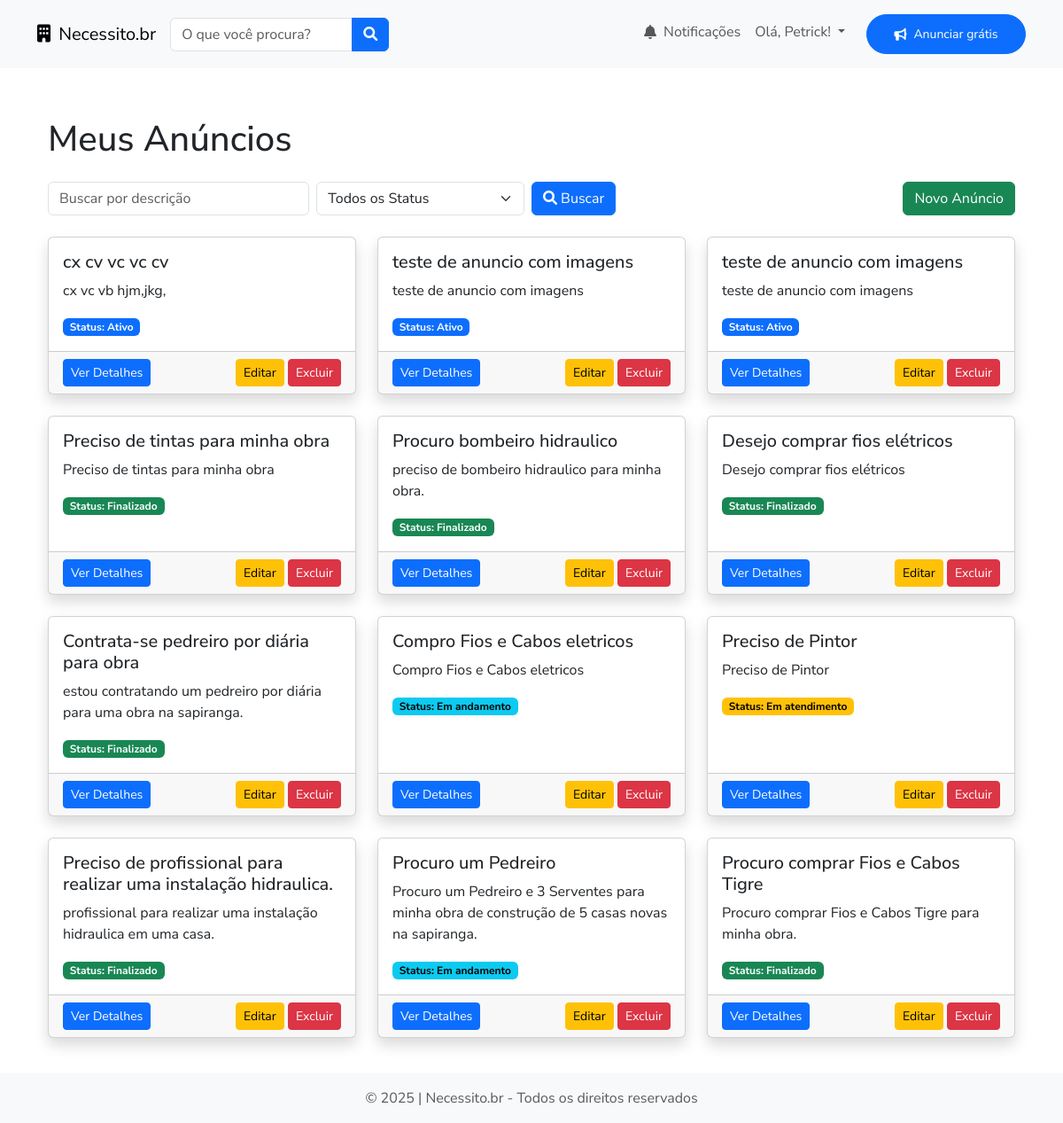
Screenshot of /necessidades/ (signed in) with the database file from the repository.
### users/models.py (models this page shows, shortened)
class User(AbstractUser):
    username = None  # Remove o campo username
    is_client = models.BooleanField(default=False)
    is_supplier = models.BooleanField(default=False)
    first_name = models.CharField(max_length=100)
    last_name = models.CharField(max_length=100)
    email = models.EmailField(unique=True, max_length=255)
    telefone = models.CharField(max_length=15, blank=True)
    data_nascimento = models.DateField(null=True, blank=True)
    endereco = models.TextField(blank=True)
    bairro = models.CharField(max_length=100, blank=True)
    cep = models.CharField(max_length=15, blank=True)
    cidade = models.CharField(max_length=100, blank=True)
    estado = models.CharField(max_length=2, blank=True)
    cpf = models.CharField(max_length=14, unique=True, null=True, blank=True)
    cnpj = models.CharField(max_length=18, unique=True, null=True, blank=True)
    preferred_categories = models.ManyToManyField(
        Categoria,
        blank=True,
        related_name='users_preferred'
    )
    comprovante_endereco = models.FileField(upload_to='comprovantes/', blank=True, null=True)
    foto = models.ImageField(upload_to='fotos_usuarios/', blank=True, null=True)
    date_joined = models.DateTimeField('date joined', auto_now_add=True)
    USERNAME_FIELD = 'email'  # Define email como identificador principal
    EMAIL_FIELD = 'email'
    REQUIRED_FIELDS = ['first_name', 'last_name']
    objects = UserManager()

### ads/models.py (models this page shows, shortened)
class Necessidade(models.Model):
    cliente = models.ForeignKey(User, on_delete=models.CASCADE, related_name="necessidades")
    categoria = models.ForeignKey(Categoria, on_delete=models.CASCADE, related_name="necessidades")
    subcategoria = models.ForeignKey(SubCategoria, on_delete=models.CASCADE, related_name="necessidades")
    titulo = models.CharField(max_length=255)
    descricao = models.TextField()
    quantidade = models.FloatField()
    medir_no_local = models.BooleanField(default=False)
    unidade = models.CharField(max_length=50, choices=[
        ('un', 'Unidade'),
        ('cx', 'Caixa'),
        ('pc', 'Peça'),
        ('kg', 'Kilograma'),
        ('m', 'Metro'),
        ('m2', 'Metro Quadrado'),
        ('m3', 'Metro Cúbico'),
        ('cm', 'Centímetro'),
        ('mm', 'Milímetro'),
        ('l', 'Litro'),
        ('g', 'Grama'),
        ('h', 'Hora'),
        ('d', 'Dia'),
        ('mês', 'Mês'),
        ('ano', 'Ano'),
        ('m²', 'Metro Quadrado'),
        ('m³', 'Metro Cúbico'),
        ('cm²', 'Centímetro Quadrado'),
        ('cm³', 'Centímetro Cúbico'),
        ('mm²', 'Milímetro Quadrado'),
        ('mm³', 'Milímetro Cúbico'),
        ('l', 'Litro'),
        ('ml', 'Mililitro'),
        ('g', 'Grama'),
        ('mg', 'Miligrama'),
        ('km', 'Quilograma'),
        ('h', 'Hora'),
        ('d', 'Dia'),
        ('mês', 'Mês'),
        ('ano', 'Ano'),
    ], default='Unidade'
    )
    marca = models.CharField(max_length=100, blank=True)
    tipo = models.CharField(max_length=100, blank=True)
    bitola = models.IntegerField(blank=True, default=0.0, help_text="Ex.: Milímetros")
    compr = models.IntegerField(blank=True, default=0.0, help_text="Ex.: Metros")
    peso = models.IntegerField(blank=True, default=0.0, help_text="Ex.: Kilogramas")
    altura = models.FloatField(blank=True, default=0.0, help_text="Ex.: Metros")
    status = models.CharField(max_length=20, choices=[
        ('ativo', 'Ativo'), # Anúncio ativo e disponível para orçamentos
        ('em_andamento', 'Em andamento'), # Anúncio com orçamento em andamento disparado após o aceite pelo anunciate.
        ('em_atendimento', 'Em atendimento'), # Anúncio com orçamento aceito pelo anunciante e pelo fornecedor.
        ('finalizado', 'Finalizado'), # Após a entrega do serviço ou produto, o anúncio é finalizado manualmente pelo anunciante.
        ('cancelado', 'Cancelado'), # Anúncio cancelado pelo anunciante.
    ], default='ativo')
    ip_usuario = models.GenericIPAddressField(blank=True, null=True, help_text="Endereço IP do usuário que cadastrou o anúncio")
    duracao = models.CharField(max_length=20, blank=True, null=True, help_text="Duração do serviço ou entrega (ex.: 7 dias, 3 horas)")
    data_criacao = models.DateTimeField(auto_now_add=True)
    modificado_em = models.DateTimeField(blank=True, null=True, auto_now=True)

### ads/views.py (the view)
# urls.py: path('necessidades/', NecessidadeListView.as_view(), name='necessidade_list'),
class NecessidadeListView(ListView):
    model = Necessidade
    template_name = 'necessidade_list.html'
    context_object_name = 'necessidades'
    def get_queryset(self):
        queryset = Necessidade.objects.filter(
            cliente=self.request.user).order_by('-data_criacao')
        search_query = self.request.GET.get('search', None)
        if search_query:
            queryset = queryset.filter(descricao__icontains=search_query)
        status_filter = self.request.GET.get('status', None)
        if status_filter:
            queryset = queryset.filter(status=status_filter)
        return queryset

### ads/templates/necessidade_list.html (shortened to what this page needs)
{% extends 'base.html' %}
{% block content %}
<div class="container">
    <h1 class="mb-4">Meus Anúncios</h1>
    <div class="row align-items-center mb-4">
      <div class="col-lg-8 col-md-8 col-sm-12">
          <form method="get" action="{% url 'necessidade_list' %}">
              <div class="row g-2">
                  <div class="col-lg-5 col-md-6 col-sm-12">
                      <div class="input-group">
                          <input type="text" class="form-control" name="search" placeholder="Buscar por descrição" value="{{ request.GET.search }}">
                      </div>
                  </div>
                  <div class="col-lg-4 col-md-6 col-sm-12">
                      <select class="form-select" name="status">
                          <option value="" {% if not request.GET.status %}selected{% endif %}>Todos os Status</option>
                      </select>
                  </div>
                  <div class="col-lg-3 col-md-12 col-sm-12">
                      <button type="submit" class="btn btn-primary">
                          <i class="fas fa-search"></i> Buscar
                      </button>
                  </div>
              </div>
          </form>
      </div>
      <div class="col-lg-4 col-md-4 col-sm-12 text-end">
          <a href="{% url 'necessidade_create' %}" class="btn btn-success">
               Novo Anúncio
          </a>
      </div>
  </div>
    <div class="row">
        {% for necessidade in necessidades %}
        <div class="col-lg-4 col-md-6 col-sm-12 mb-4">
            <div class="card h-100 shadow">
                <div class="card-body">
                    <h5 class="card-title">{{ necessidade.titulo }}</h5>
                    <p class="card-text">{{ necessidade.descricao|truncatechars:100 }}</p>
                    {% with status=necessidade.status %}
                      <span class="badge
                          {% if status == 'ativo' %}
                            text-bg-primary
                          {% elif status == 'em_andamento' %}
                            text-bg-info
                          {% elif status == 'em_atendimento' %}
                            text-bg-warning
                          {% elif status == 'finalizado' %}
                            text-bg-success
                          {% elif status == 'cancelado' %}
                            text-bg-secondary
                          {% endif %}">
                          Status: {{ necessidade.get_status_display }}
                      </span>
                    {% endwith %}
                </div>
                <div class="card-footer d-flex justify-content-between">
                    <a href="{% url 'necessidade_detail' necessidade.pk %}" class="btn btn-primary btn-sm">Ver Detalhes</a>
                    <div>
                        <a href="{% url 'necessidade_update' necessidade.pk %}" class="btn btn-warning btn-sm">Editar</a>
                        <a href="{% url 'necessidade_delete' necessidade.pk %}" class="btn btn-danger btn-sm">Excluir</a>
                    </div>
                </div>
            </div>
        </div>
        {% endfor %}
    </div>
</div>
{% endblock %}

### templates/components/_header.html (shortened to what this page needs)
<header>
    <nav class="navbar navbar-expand-lg navbar-light bg-light py-3">
        <div class="container">
            <a class="navbar-brand" href="{% url 'home' %}">
                <i class="fas fa-building me-1"></i> Necessito.br
            </a>
            <div class="collapse navbar-collapse" id="navbarNav">
                <ul class="navbar-nav me-auto align-items-start">
                    <li class="nav-item w-100 mt-2 mt-lg-0 me-auto">
                        <form >
                            <div class="input-group">
                                <input type="text" class="form-control" placeholder="O que você procura?">
                                <button class="btn btn-primary" type="submit">
                                    <i class="fas fa-search"></i>
                                </button>
                            </div>
                        </form>
                    </li>
                </ul>
                <ul class="navbar-nav ms-auto align-items-start justify-content-end">
                    <li class="nav-item">
                        <a class="nav-link d-flex align-items-center" href="#" data-bs-toggle="tooltip" data-bs-placement="bottom" title="Notificações">
                            <i class="fas fa-bell me-2"></i>
                            <span>Notificações</span>
                        </a>
                    </li>
                    {% if user.is_authenticated %}
                    <li class="nav-item dropdown">
                        <a class="nav-link dropdown-toggle" href="#" role="button" data-bs-toggle="dropdown"
                            aria-expanded="false">
                            Olá, {{ user.first_name|capfirst }}!
                        </a>
                    </li>
                    {% endif %}
                    <li class="nav-item ms-lg-3">
                        <a href="{% url 'necessidade_create' %}"
                            class="btn btn-primary text-white px-4 py-2 rounded-pill d-flex align-items-center justify-content-center"
                            style="font-size: 14px; height: 45px; min-width: 180px; white-space: nowrap;">
                            <i class="fas fa-bullhorn me-2"></i> Anunciar grátis
                        </a>
                    </li>
                </ul>
            </div>
        </div>
    </nav>
</header>

### templates/base.html (style rules this page uses)
body { font-family: 'Nunito Sans', sans-serif; }

### rows the page displays
User: first_name "Petrick"
Necessidade: titulo "cx cv vc vc cv", descricao "cx vc vb hjm,jkg,", status "Ativo"
Necessidade: titulo "teste de anuncio com imagens", descricao "teste de anuncio com imagens", status "Ativo"
Necessidade: titulo "teste de anuncio com imagens", descricao "teste de anuncio com imagens", status "Ativo"
Necessidade: titulo "Preciso de tintas para minha obra", descricao "Preciso de tintas para minha obra", status "Finalizado"
Necessidade: titulo "Procuro bombeiro hidraulico", descricao "preciso de bombeiro hidraulico para minha obra.", status "Finalizado"
Necessidade: titulo "Desejo comprar fios elétricos", descricao "Desejo comprar fios elétricos", status "Finalizado"
Necessidade: titulo "Contrata-se pedreiro por diária para obra", descricao "estou contratando um pedreiro por diária para uma obra na sapiranga.", status "Finalizado"
Necessidade: titulo "Compro Fios e Cabos eletricos", descricao "Compro Fios e Cabos eletricos", status "Em andamento"
Necessidade: titulo "Preciso de Pintor", descricao "Preciso de Pintor", status "Em atendimento"
Necessidade: titulo "Preciso de profissional para realizar uma instalação hidraulica.", descricao "profissional para realizar uma instalação hidraulica em uma casa.", status "Finalizado"
Necessidade: titulo "Procuro um Pedreiro", descricao "Procuro um Pedreiro e 3 Serventes para minha obra de construção de 5 casas novas na sapiranga.", status "Em andamento"
Necessidade: titulo "Procuro comprar Fios e Cabos Tigre", descricao "Procuro comprar Fios e Cabos Tigre para minha obra.", status "Finalizado"
